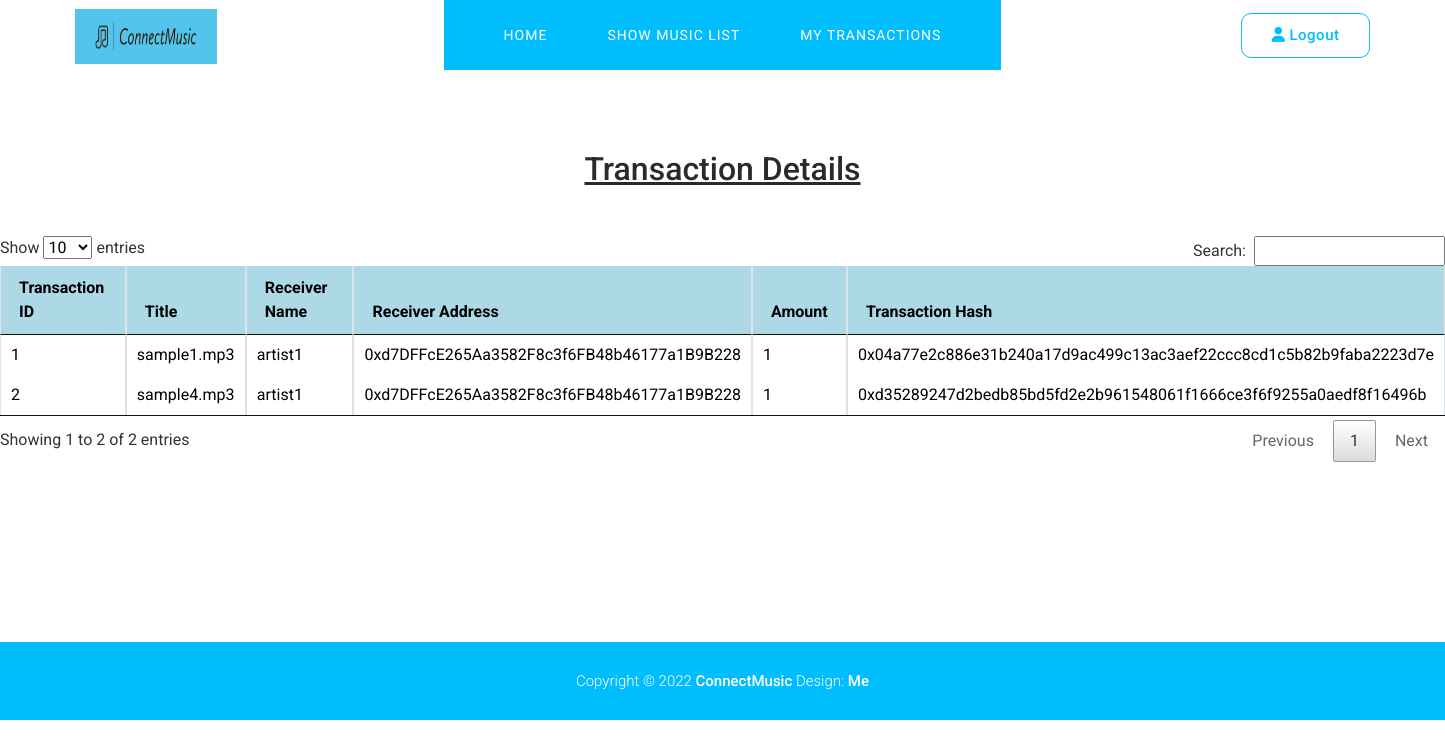
The page /user_view_transactions (signed in) on the database its author committed.
### cm_app/models.py (models this page shows)
class Transactionss(models.Model):
    t_id=models.IntegerField(primary_key=True)
    title=models.CharField(max_length=255)
    sender_name=models.CharField(max_length=255)
    sender_address=models.CharField(max_length=255)
    receiver_name=models.CharField(max_length=255)
    receiver_address=models.CharField(max_length=255)
    amount=models.CharField(max_length=255)
    transaction_hash=models.CharField(max_length=255)

### cm_app/views.py (the view)
# urls.py: url(r'^user_view_transactions',user_view_transactions,name="user_view_transactions"),
@never_cache
def user_view_transactions(request):
	if 'uid' in request.session:
		username=request.session["username"]
		blocks=Transactionss.objects.filter(sender_name=username)
		return render(request,'show_transactions_user.html',{'t_details':blocks})
	else:
		return render(request,'index.html')

### cm_app/templates/show_transactions_user.html (shortened to what this page needs)
{% load static %}
<!DOCTYPE html>
<html lang="en">
  <head>
    <link href="{% static 'vendor/bootstrap/css/bootstrap.min.css' %}" rel="stylesheet">
    <link rel="stylesheet" href="{% static 'assets/css/fontawesome.css' %}">
    <link rel="stylesheet" href="{% static 'assets/css/templatemo-snapx-photography.css' %}">
    <link rel="stylesheet" href="{% static 'assets/css/owl.css' %}">
    <link rel="stylesheet" href="{% static 'assets/css/animate.css' %}">
    <link rel="stylesheet"href="https://unpkg.com/swiper@7/swiper-bundle.min.css"/>
    <link rel="stylesheet" href="{% static 'datatable/jquery.dataTables.min.css' %}">
  </head>
<body>
   {% include 'user_header.html' %}
  <h2 style="text-align: center; margin-top:150px;"><u>Transaction Details</u></h2><br><br>
        <div class='table-condensed'>
          <table class="table table-bordered b-t b-light" id="table">
            <thead>
              <tr>
                <th>Transaction ID</th>
                <th>Title</th>
                <th>Receiver Name</th>
                <th>Receiver Address</th>
                <th>Amount</th>
                <th>Transaction Hash</th>
             </tr>
            </thead>
            <tbody>
                {% for i in t_details %}
                  <tr>
                        <td id="t_id">{{i.t_id}}<input type="text" name="t_id"  value="{{i.t_id}}" hidden></td>
                        <td data-search="{{i.title}}" data-filer="{{i.title}}">{{i.title}}<input type="text" name="title" id="title" value="{{i.title}}" hidden></td>
                        <td data-search="{{i.receiver_name}}" data-filer="{{i.receiver_name}}">{{i.receiver_name}}<input type="text" name="receiver_name" id="receiver_name" value="{{i.receiver_name}}" hidden></td>
                        <td>{{i.receiver_address}}<input type="text" name="receiver_address" value="{{i.receiver_address}}" hidden></td>
                        <td >{{i.amount}}<input type="text" name="amount" value="{{i.amount}}" hidden></td>
                        <td >{{i.transaction_hash}}<input type="text" name="transaction_hash" value="{{i.transaction_hash}}" hidden></td>
                  </tr>
                {% endfor %}
            </tbody>
          </table>
        </div>
        <div style="padding-top: 160px;"></div>
  {% include 'admin_footer.html' %}
  </body>
</html>

### cm_app/templates/user_header.html (shortened to what this page needs)
  {% load static %}
 <header class="header-area header-sticky">
    <div class="container">
        <div class="row">
            <div class="col-12">
                <nav class="main-nav">
                    <a href="" class="logo">
                      <img src="{% static 'images/cm_logo.png' %}" height="55" >
                    </a>
                    <ul class="nav">
                        <li><a href="{% url 'show_home_user' %}" class="active">Home</a></li>
                        <li><a href="{% url 'display_music_user' %}">Show Music List</a></li>
                        <li><a href="{% url 'user_view_transactions' %}">My Transactions</a></li>
                    </ul>
                    <div class="border-button">
                      <a href="{% url 'logout' %}" class="sign-in-up"><i class="fa fa-user"></i> Logout</a>
                    </div>
                </nav>
            </div>
        </div>
    </div>
  </header>

### cm_app/templates/admin_footer.html
<footer style="margin-top: 20px;">
    <div class="container">
      <div class="row">
        <div class="col-lg-12">
          <p>Copyright © 2022 <a href="#">ConnectMusic</a>
          Design: <a title="CSS Templates" rel="sponsored" href="#" target="_blank">Me</a></p>
        </div>
      </div>
    </div>
  </footer>

### cm_app/static/assets/css/templatemo-snapx-photography.css (style rules this page uses)
html, body, div, span, applet, object, iframe, h1, h2, h3, h4, h5, h6, p, blockquote, div pre, a, abbr, acronym, address, big, cite, code, del, dfn, em, font, img, ins, kbd, q, s, samp, small, strike, strong, sub, sup, tt, var, b, u, i, center, dl, dt, dd, ol, ul, li, figure, header, nav, section, article, aside, footer, figcaption { margin: 0; padding: 0; border: 0; outline: 0; }
ul, li { padding: 0; margin: 0; list-style: none; }
header, nav, section, article, aside, footer, hgroup { display: block; }
* { box-sizing: border-box; }
html, body { font-family: 'Roboto', sans-serif; font-weight: 400; background-color: #fff; font-size: 16px; -ms-text-size-adjust: 100%; -webkit-font-smoothing: antialiased; -moz-osx-font-smoothing: grayscale; }
a { text-decoration: none !important; }
h1, h2, h3, h4, h5, h6 { margin-top: 0px; margin-bottom: 0px; color: #2a2a2a; }
ul { margin-bottom: 0px; }
p { font-size: 15px; line-height: 28px; color: #7a7a7a; }
img { width: 100%; overflow: hidden; }
html, body { background: #fff; font-family: 'Roboto', sans-serif; }
.border-button a { font-size: 15px; color: #00bdfe; background-color: transparent; border: 1px solid #00bdfe; padding: 10px 30px; display: inline-block; border-radius: 10px; font-weight: 500; text-transform: capitalize; letter-spacing: 0.5px; transition: all .3s; }
.header-area { background-color: #fff; position: absolute; height: 70px; top: 0; left: 0; right: 0; z-index: 100; -webkit-transition: all .5s ease 0s; -moz-transition: all .5s ease 0s; -o-transition: all .5s ease 0s; transition: all .5s ease 0s; }
.header-area .main-nav { min-height: 80px; background: transparent; display: flex }
.header-area .main-nav .logo { margin-top: 9px; flex-basis: 20%; -webkit-transition: all 0.3s ease 0s; -moz-transition: all 0.3s ease 0s; -o-transition: all 0.3s ease 0s; transition: all 0.3s ease 0s; }
.header-area .main-nav .logo img { max-width: 142px; }
.header-area .main-nav .nav { flex-basis: 60%; height: 70px; margin-top: 0px; margin-right: 0px; -webkit-transition: all 0.3s ease 0s; -moz-transition: all 0.3s ease 0s; -o-transition: all 0.3s ease 0s; transition: all 0.3s ease 0s; position: relative; z-index: 999; }
.nav { justify-content: center; }
.header-area .main-nav .nav li:first-child { padding-left: 60px; }
.header-area .main-nav .nav li:last-child { padding-right: 60px; }
.header-area .main-nav .nav li { padding-left: 30px; padding-right: 30px; background-color: #00bdfe; }
.header-area .main-nav .nav li a { display: block; font-weight: 400; font-size: 14px; text-transform: uppercase; color: #fff; -webkit-transition: all 0.3s ease 0s; -moz-transition: all 0.3s ease 0s; -o-transition: all 0.3s ease 0s; transition: all 0.3s ease 0s; height: 70px; line-height: 70px; border: transparent; letter-spacing: 1px; }
.header-area .main-nav .border-button { flex-basis: 20%; margin-top: 13px; text-align: right; }
.header-area .main-nav .nav li:hover a, .header-area .main-nav .nav li a.active { color: #fff; }
.header-area.header-sticky { min-height: 70px; }
.header-area.header-sticky .nav li a.active { color: #fff; }
footer { background-color: #00bdfe; text-align: center; padding: 25px 0px; margin-top: 120px; }
footer p { color: #fff; font-weight: 300; }
footer p a { color: #fff; font-weight: 500; }
body { overflow-x: hidden; }

### cm_app/templates/show_transactions_user.html (style rules this page uses)
#table { background:lightblue ;color: black }

### rows shown on the page
Transactionss: t_id "1", title "sample1.mp3", receiver_name "artist1", receiver_address "0xd7DFFcE265Aa3582F8c3f6FB48b46177a1B9B228", amount "1", transaction_hash "0x04a77e2c886e31b240a17d9ac499c13ac3aef22ccc8cd1c5b82b9faba2223d7e"
Transactionss: t_id "2", title "sample4.mp3", receiver_name "artist1", receiver_address "0xd7DFFcE265Aa3582F8c3f6FB48b46177a1B9B228", amount "1", transaction_hash "0xd35289247d2bedb85bd5fd2e2b961548061f1666ce3f6f9255a0aedf8f16496b"
